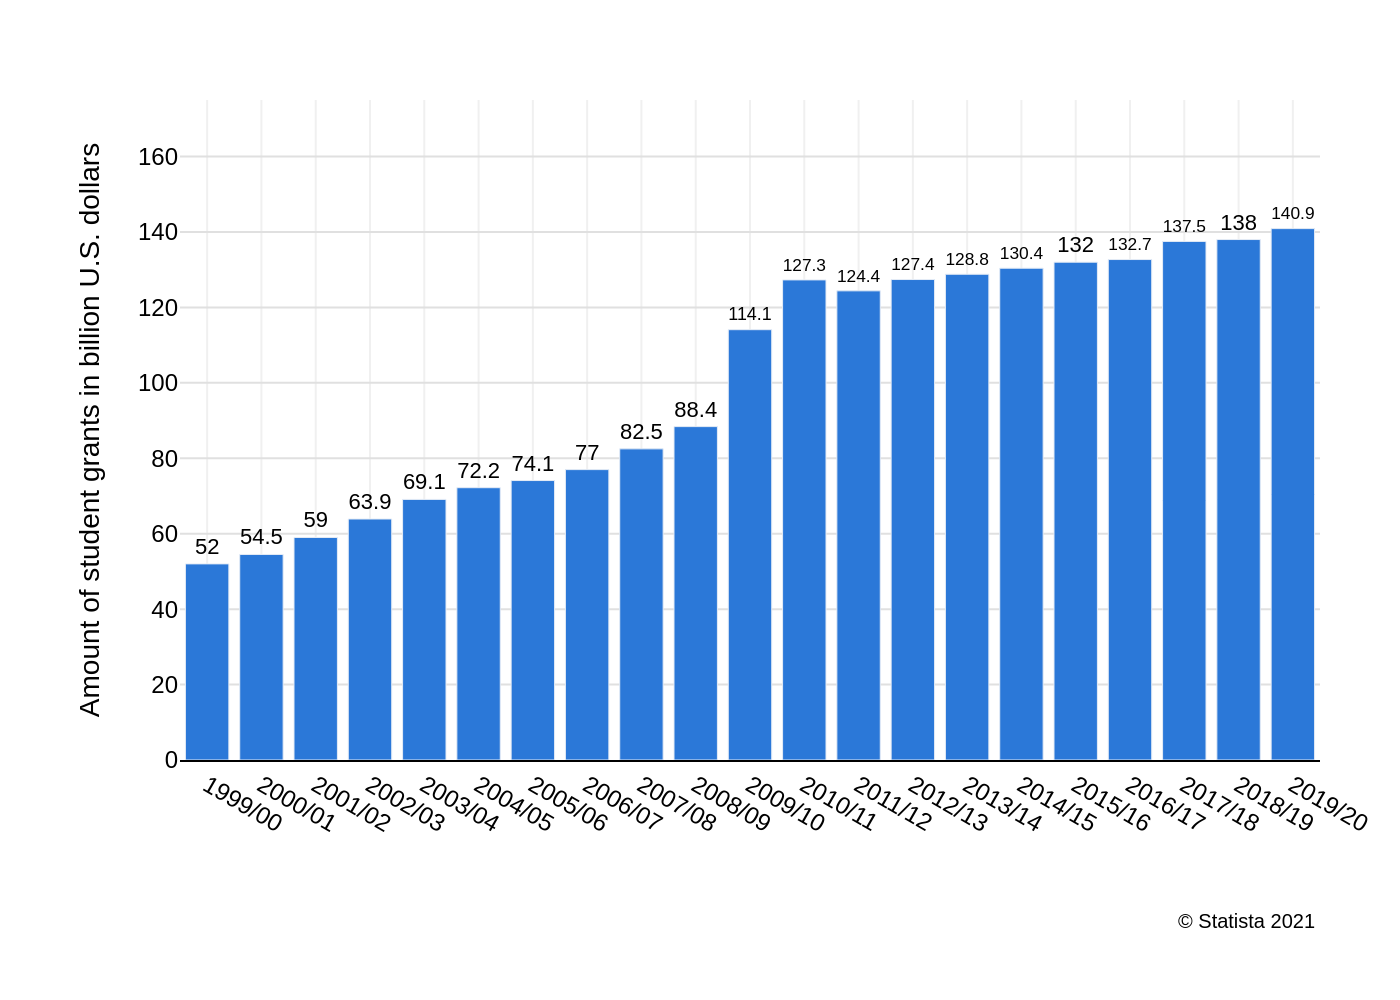

The script that drew this image:
import sys
import json
import os
import plotly.graph_objects as go

if len(sys.argv) != 2:
    print("Usage: python generate_chart.py <json_file_path>")
    sys.exit(1)

json_file_path = sys.argv[1]

if not os.path.exists(json_file_path):
    print(f"Error: JSON file not found at '{json_file_path}'")
    sys.exit(1)

with open(json_file_path, 'r', encoding='utf-8') as f:
    chart_spec = json.load(f)

chart_data = chart_spec['chart_data']
texts = chart_spec['texts']
colors = chart_spec['colors']

categories = [item['category'] for item in chart_data]
values = [item['value'] for item in chart_data]

fig = go.Figure()

fig.add_trace(go.Bar(
    x=categories,
    y=values,
    marker_color=colors[0],
    text=values,
    textposition='outside',
    textfont=dict(family="Arial", size=11, color='black'),
    cliponaxis=False 
))

fig.update_layout(
    title_text=texts['title'] if texts.get('title') else '',
    plot_bgcolor='white',
    paper_bgcolor='white',
    font=dict(family="Arial", size=12, color='black'),
    xaxis=dict(
        title_text=texts.get('x_axis_title'),
        showline=True,
        linewidth=1,
        linecolor='black',
        tickfont=dict(family="Arial"),
        showgrid=True,
        gridcolor='#f0f0f0' 
    ),
    yaxis=dict(
        title_text=texts.get('y_axis_title'),
        range=[0, 175],
        showline=False,
        showgrid=True,
        gridcolor='#e0e0e0',
        tickfont=dict(family="Arial")
    ),
    showlegend=False,
    margin=dict(l=90, r=40, t=50, b=120),
    annotations=[
        dict(
            text=texts.get('source'),
            showarrow=False,
            xref='paper',
            yref='paper',
            x=1.0,
            y=-0.22,
            xanchor='right',
            yanchor='top',
            align='right',
            font=dict(family="Arial", size=10)
        )
    ]
)

base_filename = os.path.splitext(os.path.basename(json_file_path))[0]
output_image_path = f"{base_filename}.png"

fig.write_image(output_image_path, scale=2)

print(f"Chart saved to {output_image_path}")
